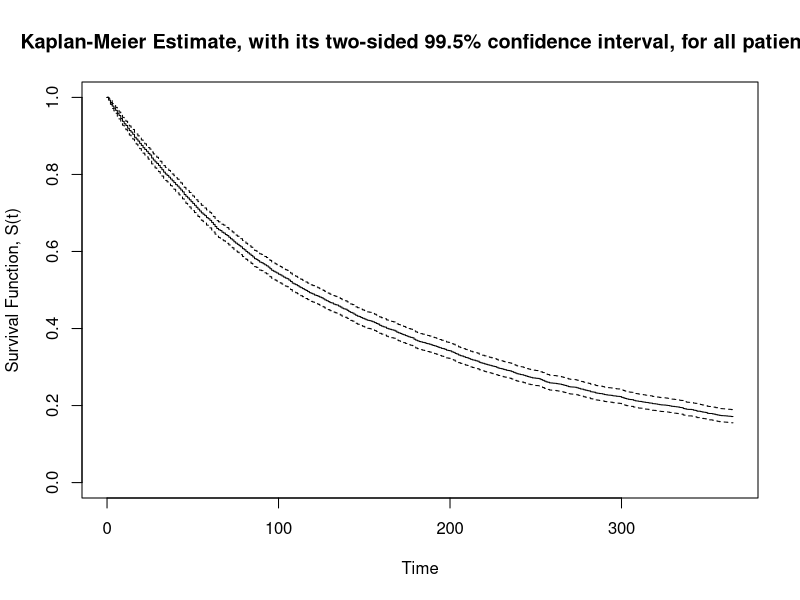
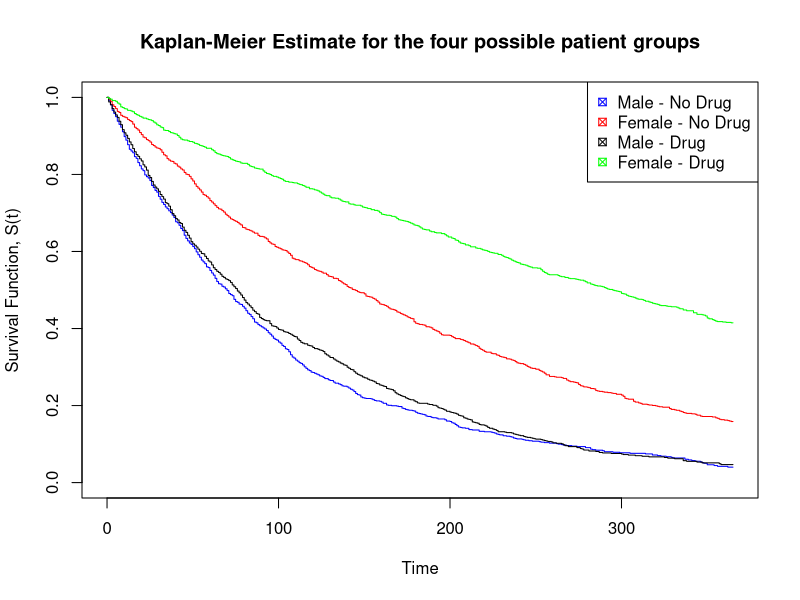

The R script that drew these images, in order:
install.packages("survival")
library(survival)

setwd ("C:/The Way/Work/IFoA Examiner/Exam Marking/2021 - April/3. Exam Papers and Marking Schedules/CS2B")

mortalitydata = read.csv(file="CS2B_Apr_21_Qu_3_Data.csv",head=TRUE)

#part (i)
KMfit = survfit(Surv(mortalitydata$Time, mortalitydata$Status)~1, conf.int = 0.995)
plot(KMfit, xlab = "Time", ylab = "Survival Function, S(t)", main = "Kaplan-Meier Estimate, with its two-sided 99.5% confidence interval, for all patients")

#part (ii)
summary(KMfit, time = 365)$surv

#OR

KMfit$surv[365]

#OR

min(KMfit$surv)

#part (iv)
KMfit = survfit(Surv(mortalitydata$Time, mortalitydata$Status)~Drug+Gender, data = mortalitydata)

#OR
KMfit = survfit(Surv(mortalitydata$Time, mortalitydata$Status)~mortalitydata$Drug+mortalitydata$Gender)

print(KMfit)

plot(KMfit, xlab = "Time", ylab = "Survival Function, S(t)", main = "Kaplan-Meier Estimate for the four possible patient groups", col = c("blue", "red", "black", "green"))
legend("topright", legend = c("Male - No Drug", "Female - No Drug", "Male - Drug", "Female - Drug"), col = c("blue", "red", "black", "green"), pch = 7)

#part (vi)
coxph(Surv(mortalitydata$Time, mortalitydata$Status)~Drug+Gender, data = mortalitydata, ties = "breslow")

#OR
coxph(Surv(mortalitydata$Time, mortalitydata$Status)~mortalitydata$Drug+mortalitydata$Gender, ties = "breslow")

#part (viii)
coxph(Surv(mortalitydata$Time, mortalitydata$Status)~Drug*Gender, data = mortalitydata, ties = "breslow")

#OR
coxph(Surv(mortalitydata$Time, mortalitydata$Status)~mortalitydata$Drug*mortalitydata$Gender, ties = "breslow")

#part (ix)
m1 = coxph(Surv(mortalitydata$Time, mortalitydata$Status)~Drug+Gender, data = mortalitydata, ties = "breslow")
m2 = coxph(Surv(mortalitydata$Time, mortalitydata$Status)~Drug*Gender, data = mortalitydata, ties = "breslow")

L1 = m1$loglik[2]
L2 = m2$loglik[2]

-2 *(L1 - L2)










